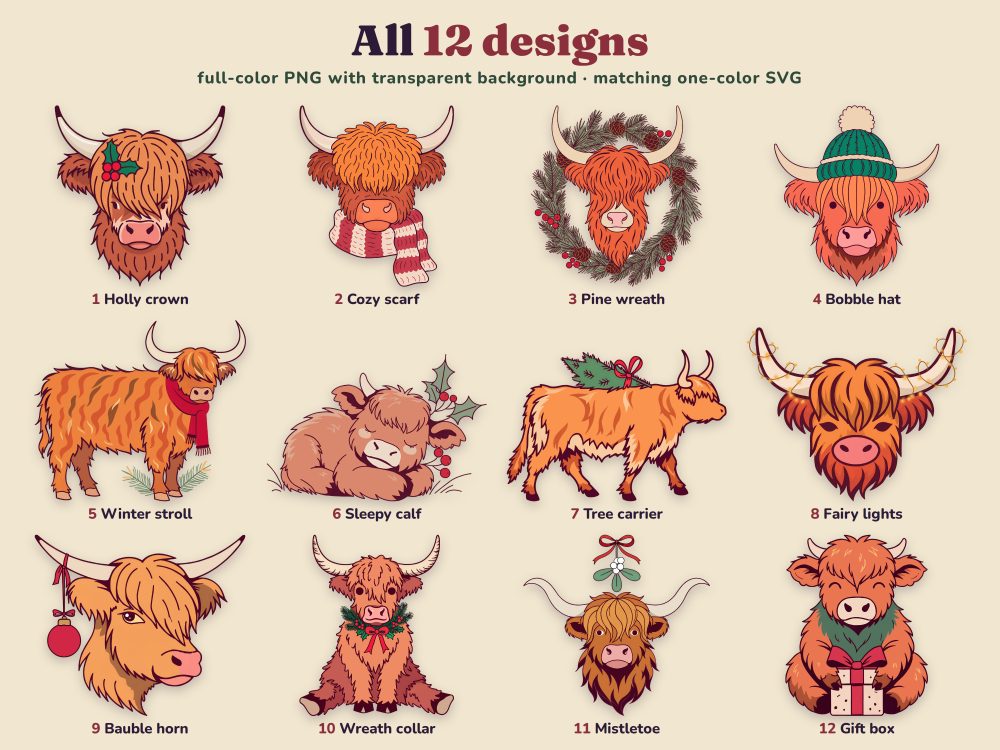
#> input picture bundles/015-highland-cow-christmas-clipart/listing-images/2-all-designs.png, 3000 x 2250 px, given in place of 2-all-designs.png.png, which was not available (shown at 1/3 size); the run also reads 1 picture not shown here
$ python -i process.py   (imports and definitions only)
#> lines starting #> are read from the running program, lines starting #| are printed output that depends on the picture; after the words box and inside, x2 and y2 are one past the last pixel; in counts of white or black regions, pixels touching at a corner belong together; pictures that were not available may be replaced by others from this repository, and a replacement may not be noted
"""AI drafts -> finished clipart: transparent 300 DPI PNGs and single-layer SVGs (formats/clipart.md).

Inputs per design (all paid for once, see PROMPTS.md):
  art/raw/NN-slug.png    the chosen 1024 x 1024 flash draft on white
  art/alpha/NN-slug.png  its cut-out mask from Recraft `removebg` (1024 x 1024, 8-bit)
  art/up/NN-slug.png     the draft through Recraft `upscale` (4096 x 4096 on white; not committed,
                         ~12 MB each: re-run `imagegen.py upscale art/raw/X.png art/up/X.png`, $0.004, to rebuild)
Outputs:
  art/png/NN-slug.png    longest side 3600 px, 300 DPI, transparent, 256-colour palette PNG
  art/svg/NN-slug.svg    one-colour line-art version of the same design, one path, sized in inches
  art/stats.json         per design: size, file size, pieces, specks removed, ink share, SVG path count
Everything here is local and free.
"""
import json, os, re, sys
import numpy as np
from PIL import Image
from scipy import ndimage as nd

HERE = os.path.dirname(os.path.abspath(__file__))
Image.MAX_IMAGE_PIXELS = None
LONG = 3600            # px, longest side of the PNG (12 in at 300 DPI)
DPI = 300
SPECK_PX = 900         # at 3600 px: a piece of the cut-out smaller than this (~2.5 mm at 12 in) is a removebg speck
LINE_MAX = 105         # every channel below this = the dark plum linework, eyes and nostrils -> the SVG ink
                       # (a max-channel test, not luminance: red berries and green holly are as dark as the lines in luminance)
# removebg treats some small white parts of the art as background (the white mistletoe berries in 11).
# Enclosed transparent holes smaller than this many px (at 3600 px) are put back as the art's own colour.
# Bigger holes in those designs (the ribbon loops) stay transparent. Found by marking every enclosed hole and looking.
FILL_HOLES = {"11-mistletoe": 12000}
WHITE_MIN = 236        # clear_white: a pixel this light in every channel...
WHITE_TINT = 20        # ...and this close to grey is paper, not paint (cream horns and pompoms are warmer)
EDGE_OPAQUE = 200      # clear_white: edge pixels darker than this in any channel stay fully opaque
# Messy bits found by looking at 100%: inside each box (final 3600 px coordinates) every pixel that is not
# ginger fur (red over 150 and 60 above green) or a plum line (green under 45, red 25 above it) becomes transparent.
# Pieces left wholly inside a box afterwards (loose needle tips) are dropped too.
ERASE_BOX = {"05-winter-stroll": [(0, 2160, 600, 2836), (0, 1900, 330, 2160)]}   # the left pine sprig: its tip dissolves into grey snow shadow
# QA round 1: light grey and white paper slivers between pine needles (and fringe strands) that clear_white
# misses because they are enclosed or tinted. Inside each box, light neutral pixels (every channel >= LIGHT_MIN,
# tint <= LIGHT_TINT) in patches under CLEAR_MAX_PX become transparent, with soft edges. Big light areas
# (horns, cream muzzles, pompoms) are far bigger than CLEAR_MAX_PX, so they stay.
LIGHT_MIN = 190        # a margin under the check's 195 / 35: palette quantizing shifts colours a little
LIGHT_TINT = 45
CLEAR_MAX_PX = 4000
CLEAR_BOX = {
    "03-pine-wreath": [(0, 0, 3424, 3600)],          # the whole wreath, and the fringe strands beside the cheeks
    "05-winter-stroll": [(1550, 2100, 3200, 2836)],  # the two pine sprigs by the front legs (pre-trim coordinates, like ERASE_BOX)
    "10-wreath-collar": [(650, 1250, 2450, 2050)],   # the collar's pine sprigs, left and right
    "07-tree-carrier": [(850, 0, 2450, 700)],        # a pale rim on the tree's needle tips
}
# QA round 2 (S6): 03's whole-image box also punched ~30 pinholes into its cream horn tips and chin. In these
# designs a cleared patch under PINHOLE_PX that sits wholly inside the art (no transparency on its rim), has no
# green needle on its rim and is at least 30% rimmed by cream is a light spot in the horn or muzzle, not paper
# between needles or fringe strands: it stays. fill_pinholes then closes any small hole left inside warm art.
PINHOLE_KEEP = {"03-pine-wreath"}
PINHOLE_PX = 400
SVG_PX = 1800          # trace resolution for the SVG (potrace smooths it; the SVG scales freely)
SVG_HOLE_PX = 60       # at SVG_PX: white slivers smaller than this inside the ink are filled
SVG_SPECK_PX = 80      # at SVG_PX: ink crumbs smaller than this are dropped


def cutout(slug):
#> called with slug = 'listing-images/2-all-designs.png'
    up = np.array(Image.open(os.path.join(HERE, "art", "up", slug + ".png")).convert("RGB")).astype(np.float32)
    al = Image.open(os.path.join(HERE, "art", "alpha", slug + ".png")).convert("L")
    A = np.array(al.resize(up.shape[1::-1], Image.BICUBIC)).astype(np.float32) / 255
    A = np.clip((A - 0.5) * 2 + 0.5, 0, 1)            # the 4x mask is soft: steepen it back to a ~1 px edge
    # un-mix the white background from the edge pixels, so the art has no white halo on dark fabric
    a = np.maximum(A, 1e-3)[..., None]
    rgb = np.where(A[..., None] > 0.15, np.clip((up - 255 * (1 - a)) / a, 0, 255), up)
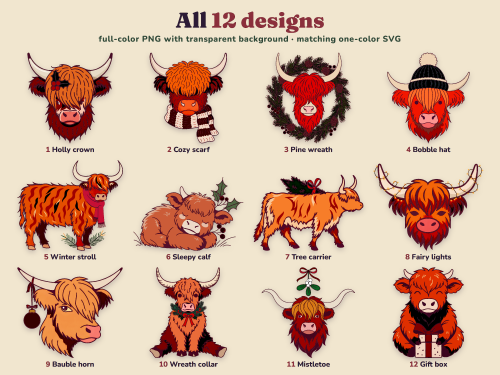
#> rgb: shape (2250, 3000, 3) float32 (shown at 1/6 size); mean R, G, B 224.1, 188.3, 153.9
    ys, xs = np.nonzero(A > 0.02)
    y0, y1, x0, x1 = ys.min(), ys.max() + 1, xs.min(), xs.max() + 1
#> y0 = 0; y1 = 2250; x0 = 0; x1 = 3000
    im = Image.fromarray(np.dstack([rgb, A * 255]).astype(np.uint8)[y0:y1, x0:x1], "RGBA")
    s = LONG / max(im.size)
    im = im.resize((round(im.size[0] * s), round(im.size[1] * s)), Image.LANCZOS)
#> im: PIL image 3600x2700 RGBA
    arr = np.array(im)
    # put back art that removebg took as background first, so the clean-ups below leave it alone
    filled = 0
    protect = np.zeros(arr.shape[:2], bool)
    if slug in FILL_HOLES:
        solid = arr[..., 3] > 127
        lab, n = nd.label(~solid)
        edge = set(np.unique(np.concatenate([lab[0], lab[-1], lab[:, 0], lab[:, -1]])))
        sizes = nd.sum(np.ones(lab.shape), lab, range(1, n + 1))
        holes = [i + 1 for i, sz in enumerate(sizes) if sz < FILL_HOLES[slug] and (i + 1) not in edge]
        put = nd.binary_dilation(np.isin(lab, holes), iterations=3) & (arr[..., 3] < 250)
        a = arr[..., 3:].astype(np.float32) / 255
        on_white = arr[..., :3] * a + 255 * (1 - a)       # what the draft showed there
        arr[..., :3][put] = on_white[put].astype(np.uint8)
        arr[..., 3][put] = 255
        filled = len(holes)
        protect = put
    cleared = clear_white(arr, protect) + clear_box(slug, arr, protect)
    for x0, y0, x1, y1 in ERASE_BOX.get(slug, []):
        box = arr[y0:y1, x0:x1]
        r, g = box[..., 0].astype(int), box[..., 1].astype(int)
        rest = ~(((r > 150) & (r - g > 60)) | ((g < 45) & (r - g > 25)))
        box[..., 3][rest] = 0
    # drop removebg specks: tiny islands of the mask far from the subject
    lab, n = nd.label(arr[..., 3] > 127, np.ones((3, 3)))
    sizes = nd.sum(np.ones(lab.shape), lab, range(1, n + 1))
    specks = [i + 1 for i, sz in enumerate(sizes) if sz < SPECK_PX]
    if slug in ERASE_BOX:
        inside = np.zeros(lab.shape, bool)
        for x0, y0, x1, y1 in ERASE_BOX[slug]:
            inside[y0:y1, x0:x1] = True
        outside_ids = set(np.unique(lab[~inside & (lab > 0)]))
        specks = sorted(set(specks) | {int(i) for i in np.unique(lab[inside & (lab > 0)]) if i not in outside_ids})
    if specks:
        kill = nd.binary_dilation(np.isin(lab, specks), iterations=3)
        arr[..., 3][kill] = 0
    pieces = int(n - len(specks))
    # faint haze more than 4 px from any solid pixel (leftovers of erased or dropped pieces) goes too
    far = nd.distance_transform_edt(arr[..., 3] <= 127) > 4
    arr[..., 3][far] = 0
    out = Image.fromarray(arr, "RGBA")
    bbox = out.getchannel("A").point(lambda v: 255 if v > 8 else 0).getbbox()
    if bbox != (0, 0) + out.size:                     # erasing emptied an edge: trim again, back to LONG px
        out = out.crop(bbox)
        k = LONG / max(out.size)
        out = out.resize((round(out.size[0] * k), round(out.size[1] * k)), Image.LANCZOS)
        # resampling can leave 1 px crumbs at the cut edges: sweep them again
        arr = np.array(out)
        lab, n = nd.label(arr[..., 3] > 127, np.ones((3, 3)))
        sizes = nd.sum(np.ones(lab.shape), lab, range(1, n + 1))
        crumbs = [i + 1 for i, sz in enumerate(sizes) if sz < SPECK_PX]
        if crumbs:
            arr[..., 3][nd.binary_dilation(np.isin(lab, crumbs), iterations=2)] = 0
        arr[..., 3][nd.distance_transform_edt(arr[..., 3] <= 127) > 4] = 0
        pieces = int(n - len(crumbs))
        out = Image.fromarray(arr, "RGBA")
    if slug in PINHOLE_KEEP:                          # last, on the final pixels (the re-trim resamples)
        arr = np.array(out)
        fill_pinholes(arr)
        out = Image.fromarray(arr, "RGBA")
    return out, pieces, len(specks), filled, cleared


def clear_white(arr, protect):
    """removebg leaves the white paper between fine shapes (pine needles, fringe) opaque, which shows as
    white specks on dark fabric. Near-white pixels joined to the background through other near-white
    pixels become transparent, and the light edge pixels around them get a matching soft alpha.
    Enclosed whites (eye highlights, berries) are not joined to the background, so they stay."""
    a = arr[..., 3].astype(np.float32) / 255
#> a: shape (2700, 3600) float32
    comp = arr[..., :3].astype(np.float32) * a[..., None] + 255 * (1 - a[..., None])   # the art on white
    mn, mx = comp.min(axis=2), comp.max(axis=2)
    white = (mn >= WHITE_MIN) & (mx - mn <= WHITE_TINT)
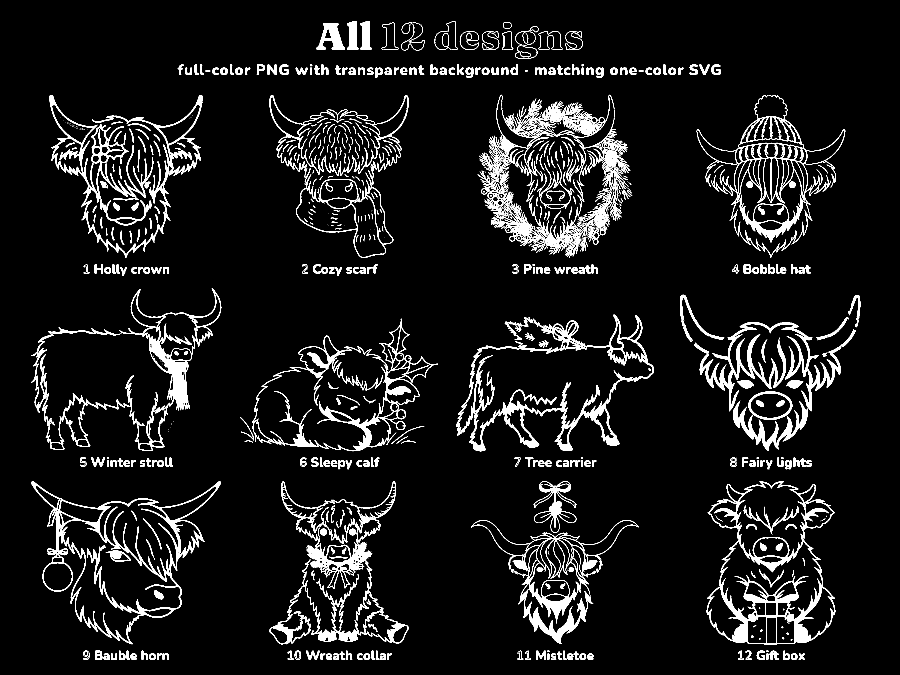
#> white: shape (2700, 3600) bool (shown at 1/4 size); 6.3% white; 1845 white regions (986 under 20 px), largest, box (x1, y1, x2, y2) and area: (1825, 1259, 2615, 1805) 48915, (2827, 1925, 3341, 2577) 45988, (198, 380, 810, 1031) 40960
    bg = a < 0.5
#> bg: shape (2700, 3600) bool; 13% white; 1013 white regions (548 under 20 px), largest, box (x1, y1, x2, y2) and area: (1911, 379, 2529, 1032) 118730, (197, 379, 811, 1032) 114249, (2827, 1925, 3341, 2578) 103468
    lab, n = nd.label(white | bg)
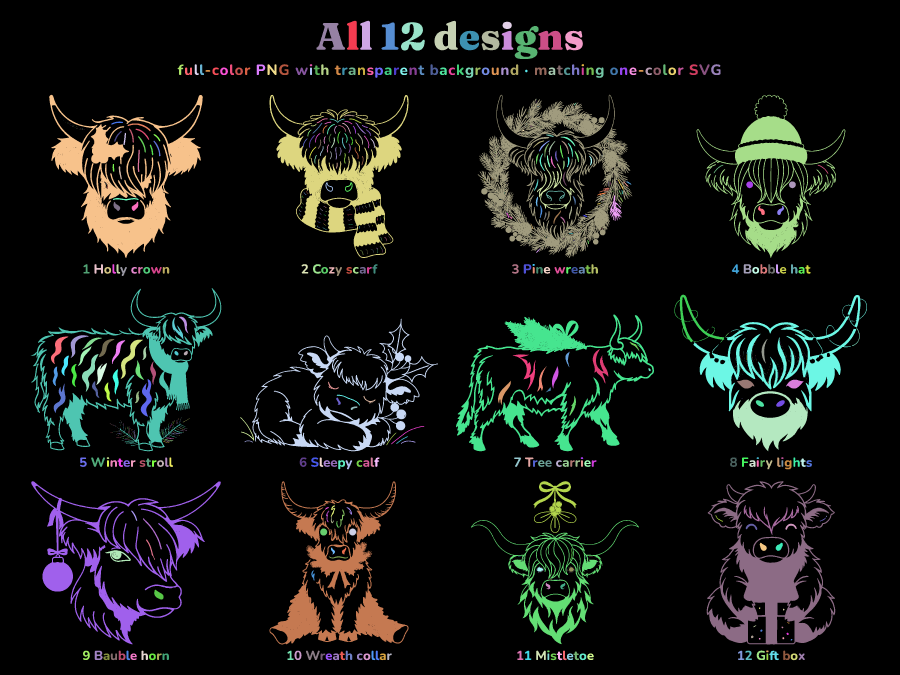
#> lab: shape (2700, 3600) int32 (shown at 1/4 size); 2184 distinct labels, from 0 to 2183; one colour per label, 0 black
#> n = 2183
    keep = np.unique(lab[bg])
#> keep = 1734 values from 1 to 2153
    clear = white & ~bg & np.isin(lab, keep[keep > 0]) & ~protect
#> clear: shape (2700, 3600) bool; 0.02% white; 92 white regions (83 under 20 px), largest, box (x1, y1, x2, y2) and area: (2223, 2030, 2244, 2051) 319, (2225, 2008, 2246, 2028) 313, (2200, 2026, 2220, 2046) 303
    band = nd.binary_dilation(clear | bg, iterations=3) & ~bg & ~clear & ~protect
#> band: shape (2700, 3600) bool; 6.4% white in thin lines or dots, all inside (x1, y1, x2, y2) = (120, 80, 3471, 2644)
    soft = np.clip((255 - mn) / (255 - EDGE_OPAQUE), 0, 1)           # darker than EDGE_OPAQUE in any channel = opaque
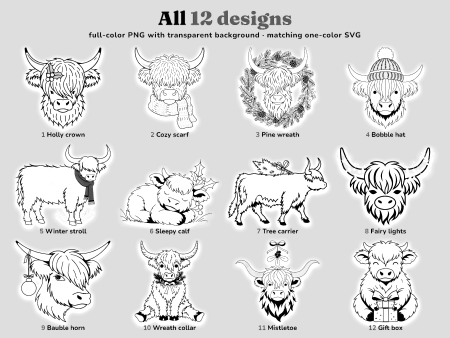
#> soft: shape (2700, 3600) float32 (shown at 1/8 size); min 0, max 1, mean 0.852
    newa = a.copy()
    newa[clear] = 0
    newa[band] = np.minimum(a[band], soft[band])
    m = newa > 0.15
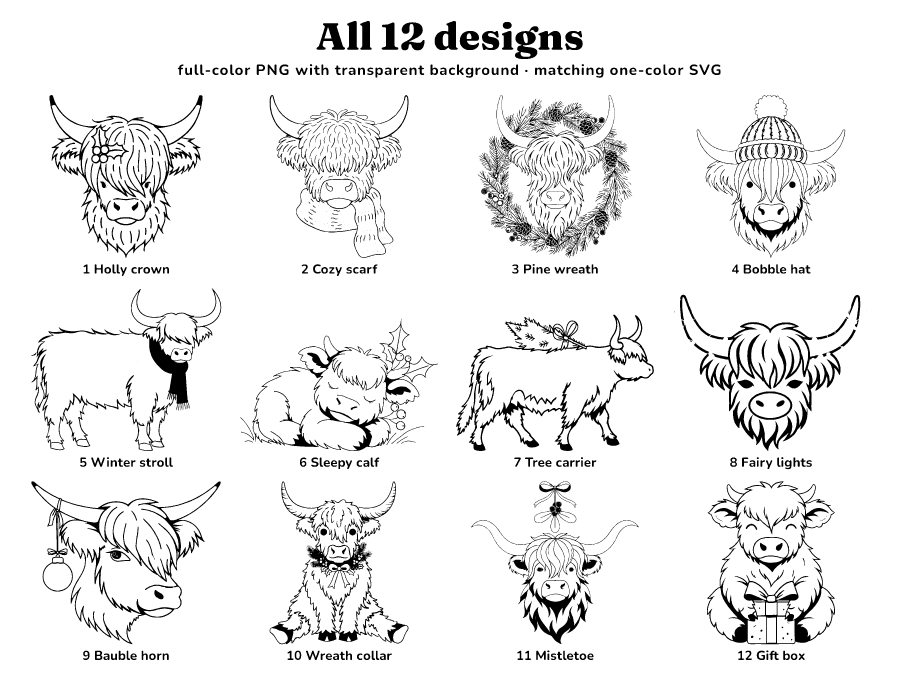
#> m: shape (2700, 3600) bool (shown at 1/4 size); 92.7% white; 1028 black regions (369 under 20 px), largest, box (x1, y1, x2, y2) and area: (1825, 1258, 2616, 1804) 51449, (2828, 1925, 3340, 2577) 48416, (126, 1153, 885, 1804) 45040
    arr[..., :3][m] = np.clip((comp[m] - 255 * (1 - newa[m, None])) / newa[m, None], 0, 255).astype(np.uint8)
    arr[..., 3] = (newa * 255).astype(np.uint8)
    return int(clear.sum())


# [21 lines left out: function fill_pinholes, not called in this run]


def clear_box(slug, arr, protect):
    """Light neutral slivers inside the CLEAR_BOX boxes -> transparent, enclosed or not (QA round 1, fix 1)."""
    if slug not in CLEAR_BOX:
        return 0
    a = arr[..., 3].astype(np.float32) / 255
    comp = arr[..., :3].astype(np.float32) * a[..., None] + 255 * (1 - a[..., None])
    mn, mx = comp.min(axis=2), comp.max(axis=2)
    light = (a > 0.5) & (mn >= LIGHT_MIN) & (mx - mn <= LIGHT_TINT) & ~protect
    lab, n = nd.label(light, np.ones((3, 3)))
    sizes = nd.sum(light, lab, range(1, n + 1))
    small = np.isin(lab, [i + 1 for i, sz in enumerate(sizes) if sz < CLEAR_MAX_PX])
    inbox = np.zeros(light.shape, bool)
    for x0, y0, x1, y1 in CLEAR_BOX[slug]:
        inbox[y0:y1, x0:x1] = True
    clear = small & inbox
    if slug in PINHOLE_KEEP:
        clab, cn = nd.label(clear, np.ones((3, 3)))
        csize = nd.sum(clear, clab, range(1, cn + 1))
        green = (comp[..., 1] > comp[..., 0] + 8) & (a > 0.5)
        for i, (sl, sz) in enumerate(zip(nd.find_objects(clab), csize), 1):
            if sz >= PINHOLE_PX:
                continue
            y0, y1, x0, x1 = max(sl[0].start - 3, 0), sl[0].stop + 3, max(sl[1].start - 3, 0), sl[1].stop + 3
            comp_i = clab[y0:y1, x0:x1] == i
            ring = nd.binary_dilation(comp_i, iterations=2) & ~comp_i & ~light[y0:y1, x0:x1]
            cream = (comp[y0:y1, x0:x1, 0] > 200) & (comp[y0:y1, x0:x1, 0] - comp[y0:y1, x0:x1, 2] > 25)
            if ring.any() and not green[y0:y1, x0:x1][ring].any() and (a[y0:y1, x0:x1][ring] > 0.5).all() \
                    and cream[ring].mean() >= 0.3:
                clear[y0:y1, x0:x1][comp_i] = False
    # the pixels around each cleared sliver, and the pale 1-2 px rim round the needle tips (a frosty outline on dark)
    rim = inbox & nd.binary_dilation(a < 0.1, iterations=2) & (mn >= 140) & (mx - mn <= 50)
    band = (nd.binary_dilation(clear, iterations=2) | rim) & ~clear & (a > 0) & ~protect
    soft = np.clip((235 - mn) / (235 - 140), 0, 1)                   # pale edge pixels fade, needles stay solid
    newa = a.copy()
    newa[clear] = 0
    newa[band] = np.minimum(a[band], soft[band])
    m = band & (newa > 0.15)
    arr[..., :3][m] = np.clip((comp[m] - 255 * (1 - newa[m, None])) / newa[m, None], 0, 255).astype(np.uint8)
    arr[..., 3] = (newa * 255).astype(np.uint8)
    return int(clear.sum())


# [73 lines left out: functions line_art, to_svg, main, not called in this run]


# [2 lines not run here, left out]

>>> result = cutout('listing-images/2-all-designs.png')
#> in cutout, `cleared = clear_white(arr, protect) + clear_box(slug, arr, protect)`: cleared = 1771
#> in cutout, `lab, n = nd.label(arr[..., 3] > 127, np.ones((3, 3)))`:
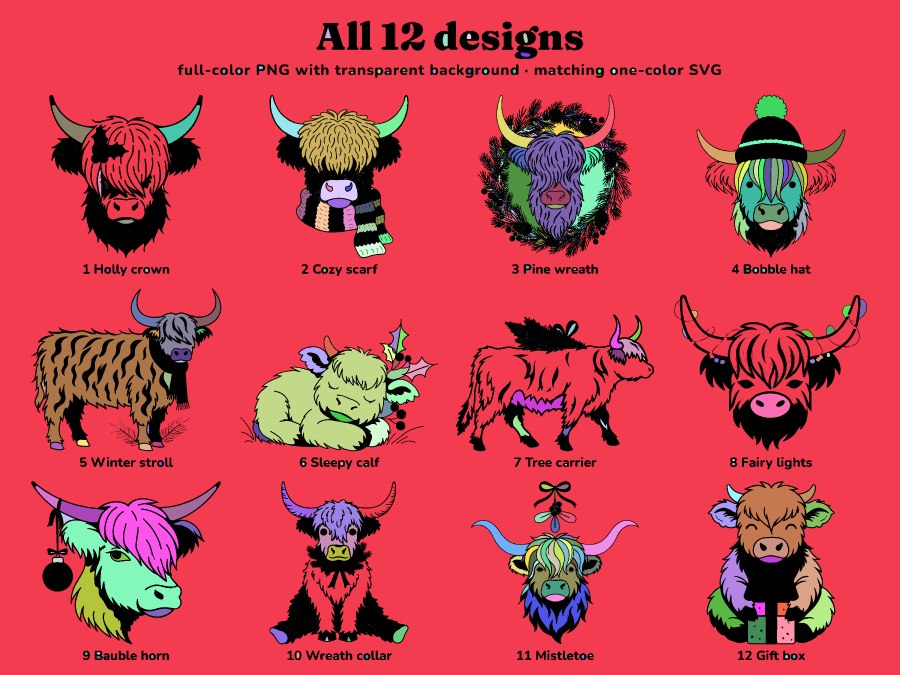
#> lab: shape (2700, 3600) int32 (shown at 1/4 size); 1979 distinct labels, from 0 to 1978; one colour per label, 0 black
#> in cutout, `lab, n = nd.label(arr[..., 3] > 127, np.ones((3, 3)))`: n = 1978
#> in cutout, `sizes = nd.sum(np.ones(lab.shape), lab, range(1, n + 1))`: sizes = 1978 values, max 7320038 at index 0, min 1 at index 32, mean 4270.4
#> in cutout, `specks = [i + 1 for i, sz in enumerate(sizes) if sz < SPECK_PX]`: specks = 1849 values from 2 to 1978
#> in cutout, `pieces = int(n - len(specks))`: pieces = 129
#> in cutout, `arr[..., 3][far] = 0`:
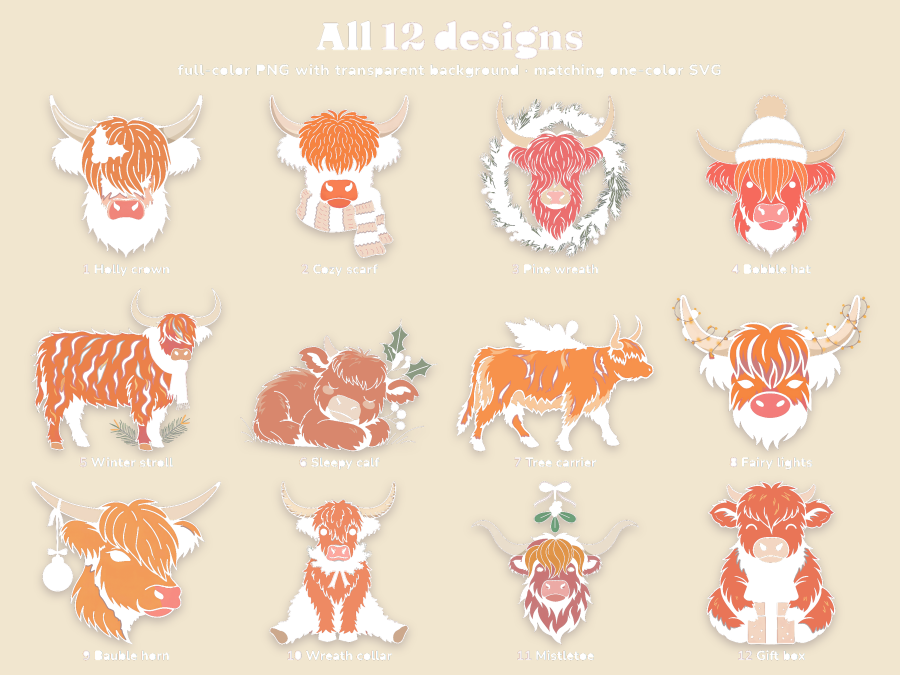
#> arr: shape (2700, 3600, 4) (shown at 1/4 size); mean R, G, B, A 213.5, 182.8, 159.1, 213.5; transparent parts drawn white
#> in cutout, `bbox = out.getchannel("A").point(lambda v: 255 if v > 8 else 0).getbbo..`: bbox = (0, 0, 3600, 2700)
#> result = 5 items
